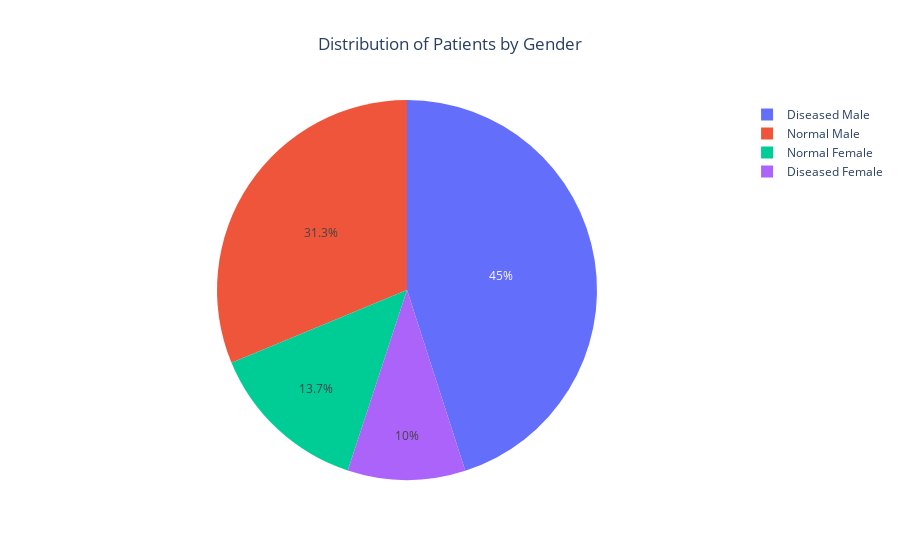

The code cell stored with this chart in its notebook:
### Markdown cell above
### Piechart

### Code cell
df4 = df[['sex', 'target']]

df4['sex'] = df4['sex'].map({1:'Male', 0:'Female'})
df4['target'] = df4['target'].map({1:'Diseased', 0:'Normal'})

# Count the gender distribution
gender_distribution = df4.value_counts().reset_index()
gender_distribution.columns = ['Gender','Target','Count']

gender_distribution['Patients'] = gender_distribution['Target']+ " " + gender_distribution['Gender']

fig = px.pie(gender_distribution, values='Count', names='Patients',
             title='Distribution of Patients by Gender')

fig.update_layout(title_x=0.5)

fig.show()

### Figure 1 — Plotly figure (JSON) as saved in the notebook; plotly's stock layout.template omitted (floating-point values rounded to 4 significant figures)
{"data": [{"domain": {"x": [0, 1], "y": [0, 1]}, "hovertemplate": "Patients=%{label}<br>Count=%{value}<extra></extra>", "labels": ["Diseased Male", "Normal Male", "Normal Female", "Diseased Female"], "legendgroup": "", "name": "", "showlegend": true, "type": "pie", "values": [549, 381, 167, 122]}], "layout": {"legend": {"tracegroupgap": 0}, "title": {"text": "Distribution of Patients by Gender", "x": 0.5}}}
